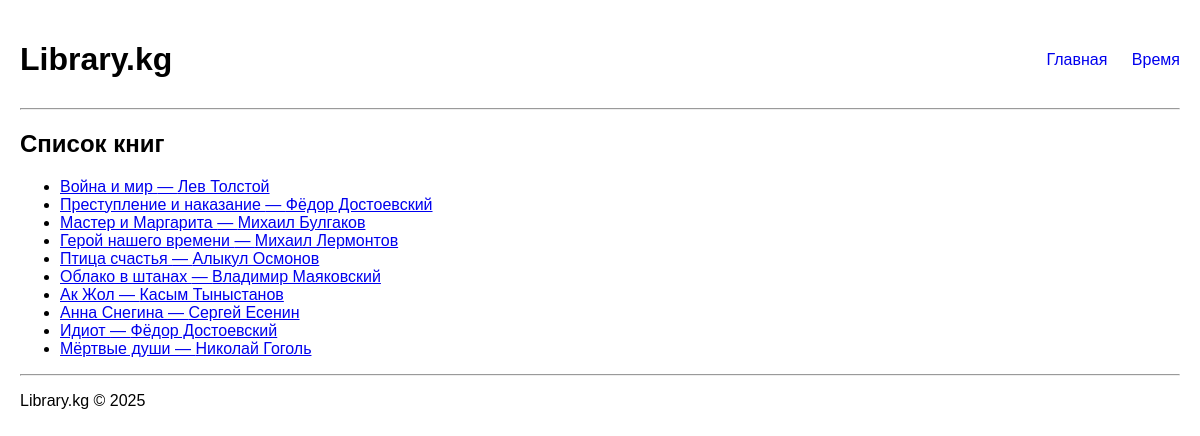
The page / on the database its author committed.
### books/models.py (models this page shows, shortened)
class Book(models.Model):
    title = models.CharField(max_length=255)
    author = models.CharField(max_length=255)
    description = models.TextField()
    created_at = models.DateTimeField(auto_now_add=True)

### books/views.py (the view)
# urls.py: path('', views.book_list, name='book_list'),
def book_list(request):
    books = Book.objects.all()
    return render(request, 'books/book_list.html', {"books": books})

### templates/books/book_list.html
{% include "header.html" %}
<h2>Список книг</h2>
<ul>
    {% for book in books %}
        <li>
            <a href="{% url 'book_detail' book.id %}">{{ book.title }} — {{ book.author }}</a>
        </li>
    {% empty %}
        <li>Книг нет</li>
    {% endfor %}
</ul>
{% include "footer.html" %}

### templates/header.html (shortened to what this page needs)
{% load static %}
<!DOCTYPE html>
<html lang="ru">
<head>
    <link rel="stylesheet" href="{% static 'books/css/style.css' %}">
</head>
<body>
<header>
    <h1>Library.kg</h1>
    <nav>
        <a href="/">Главная</a>
        <a href="/time/">Время</a>
    </nav>
</header>
<hr>

### templates/footer.html
<hr>
<footer>
    <p>Library.kg © 2025</p>
</footer>
</body>
</html>

### static/books/css/style.css (style rules this page uses)
body { font-family: Arial, sans-serif; margin: 20px; }
header { display: flex; justify-content: space-between; align-items: center; }
nav a { margin-left: 20px; text-decoration: none; }

### rows shown on the page
Book: title "Война и мир", author "Лев Толстой"
Book: title "Преступление и наказание", author "Фёдор Достоевский"
Book: title "Мастер и Маргарита", author "Михаил Булгаков"
Book: title "Герой нашего времени", author "Михаил Лермонтов"
Book: title "Птица счастья", author "Алыкул Осмонов"
Book: title "Облако в штанах", author "Владимир Маяковский"
Book: title "Ак Жол", author "Касым Тыныстанов"
Book: title "Анна Снегина", author "Сергей Есенин"
Book: title "Идиот", author "Фёдор Достоевский"
Book: title "Мёртвые души", author "Николай Гоголь"
